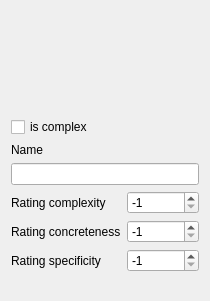
<?xml version="1.0" encoding="UTF-8"?>
<ui version="4.0">
 <class>QtConceptDialog</class>
 <widget class="QDialog" name="QtConceptDialog">
  <property name="geometry">
   <rect>
    <x>0</x>
    <y>0</y>
    <width>210</width>
    <height>301</height>
   </rect>
  </property>
  <property name="windowTitle">
   <string>QtExampleDialog</string>
  </property>
  <layout class="QFormLayout" name="formLayout">
   <item row="0" column="0" colspan="2">
    <widget class="ribi::cmap::QtExamplesDialog" name="qtexamplesdialog" native="true">
     <property name="minimumSize">
      <size>
       <width>0</width>
       <height>100</height>
      </size>
     </property>
    </widget>
   </item>
   <item row="4" column="0">
    <widget class="QLabel" name="label_rating_complexity">
     <property name="text">
      <string>Rating complexity</string>
     </property>
    </widget>
   </item>
   <item row="4" column="1">
    <widget class="QSpinBox" name="box_rating_complexity">
     <property name="minimum">
      <number>-1</number>
     </property>
     <property name="maximum">
      <number>2</number>
     </property>
     <property name="value">
      <number>-1</number>
     </property>
     <property name="displayIntegerBase">
      <number>10</number>
     </property>
    </widget>
   </item>
   <item row="5" column="0">
    <widget class="QLabel" name="label_rating_concreteness">
     <property name="text">
      <string>Rating concreteness</string>
     </property>
    </widget>
   </item>
   <item row="5" column="1">
    <widget class="QSpinBox" name="box_rating_concreteness">
     <property name="minimum">
      <number>-1</number>
     </property>
     <property name="maximum">
      <number>2</number>
     </property>
     <property name="value">
      <number>-1</number>
     </property>
     <property name="displayIntegerBase">
      <number>10</number>
     </property>
    </widget>
   </item>
   <item row="6" column="0">
    <widget class="QLabel" name="label_rating_specificity">
     <property name="text">
      <string>Rating specificity</string>
     </property>
    </widget>
   </item>
   <item row="6" column="1">
    <widget class="QSpinBox" name="box_rating_specificity">
     <property name="minimum">
      <number>-1</number>
     </property>
     <property name="maximum">
      <number>2</number>
     </property>
     <property name="value">
      <number>-1</number>
     </property>
     <property name="displayIntegerBase">
      <number>10</number>
     </property>
    </widget>
   </item>
   <item row="1" column="0" colspan="2">
    <widget class="QCheckBox" name="box_is_complex">
     <property name="text">
      <string>is complex</string>
     </property>
    </widget>
   </item>
   <item row="3" column="0" colspan="2">
    <widget class="QLineEdit" name="edit_name"/>
   </item>
   <item row="2" column="0" colspan="2">
    <widget class="QLabel" name="label_name">
     <property name="text">
      <string>Name</string>
     </property>
    </widget>
   </item>
  </layout>
 </widget>
 <customwidgets>
  <customwidget>
   <class>ribi::cmap::QtExamplesDialog</class>
   <extends>QWidget</extends>
   <header>qtconceptmapexamplesdialog.h</header>
   <container>1</container>
  </customwidget>
 </customwidgets>
 <tabstops>
  <tabstop>box_is_complex</tabstop>
 </tabstops>
 <resources/>
 <connections/>
</ui>
